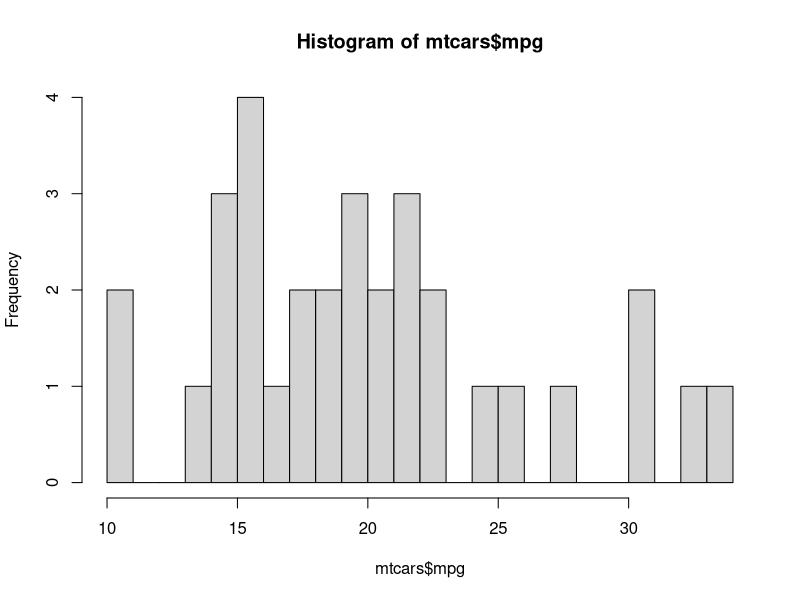
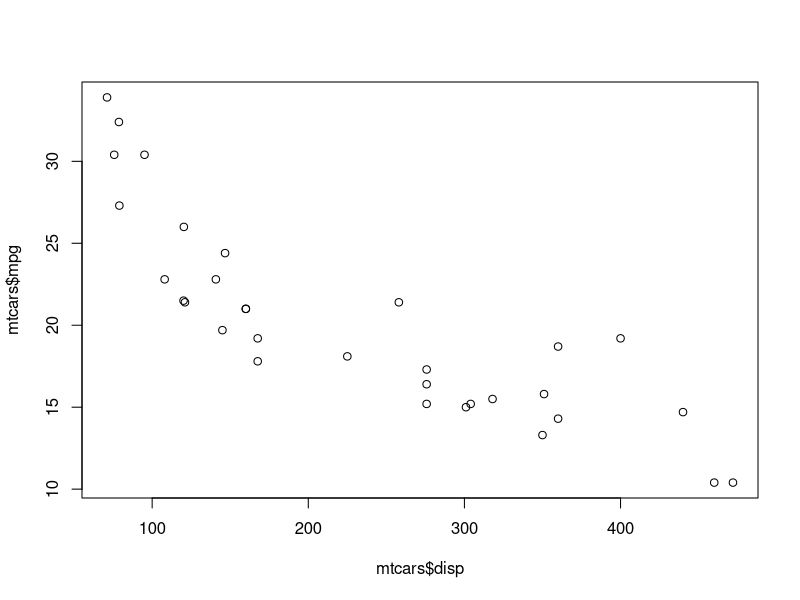
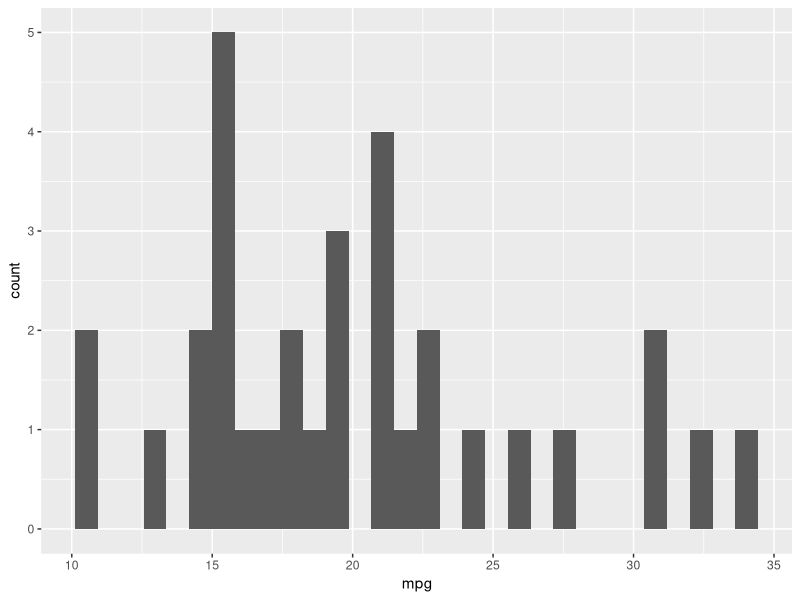
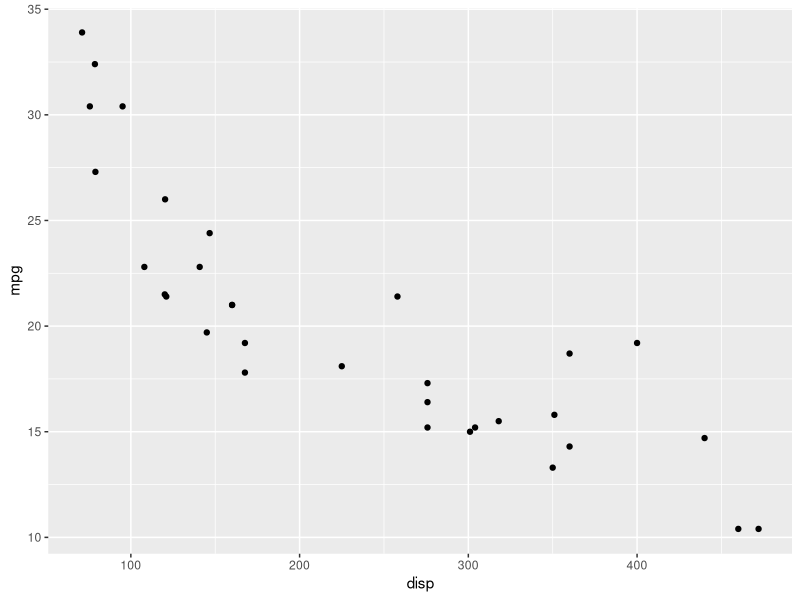

Write the R code that produced these figures, in order.
## ---- chunk 1
knitr::opts_chunk$set(echo = TRUE)
## ---- chunk 2
(number <- 5)
(name <- 'Ahmedushka')
(log <- TRUE)
(na <- NA)
(nan <- NaN)
## ---- chunk 3
class(number)
class(name)
class(log)
class(na)
class(nan)
## ---- chunk 4
n <- "10"
class(n)
## ---- chunk 5
n <- as.numeric(n)
class(n)
## ---- chunk 6
(x <- 1:5)
(y <- as.character(x))
(class(x))
(class(y))
## ---- chunk 7
year1 <- c('Dec', 'Jan', 'Apr', 'Mar')
## ---- chunk 8
sort(year1)
## ---- chunk 9
year2 <- c('Dec', 'Jam', 'Apr', 'Mar')
## ---- chunk 10
months <- c('Jan', 'Feb', 'Mar', 'Apr', 'May', 'Jun', 'Jul', 'Aug', 'Sep', 'Oct', 'Nov', 'Dec') 
year1_2 <- factor(year1, levels = months)
year2_2 <- factor(year2, levels = months)
class(year1_2)
## ---- chunk 11
sort(year1_2)
## ---- chunk 12
(date <- Sys.Date())
(time <- Sys.time())
(class(date))
(class(time))
## ---- chunk 13
# install.packages('lubridate')
library('lubridate')
## ---- chunk 14
(mdy("January 18 2005"))
(ymd('01/02/03'))
(d <- dmy(10092018))
(class(d))
## ---- chunk 15
x <- c("09-01-01", "09-01-02", "09-01-03")
ymd(x)
## ---- chunk 16
df <- data.frame('Name' = c('Jack', 'Emma', 'Henry', 'Aria'),
                   'Age' = c(19, 21, 18, 20),
                   'Gender' = c('M', 'F', 'M', 'F'),
                   'Birthday' = c('10 May 2000', '22 February 1998', 
                                  '3 September 2001', '26 June 1999'),
                   'Homework grade' = c('A', 'B+', 'C-', 'D'),
                   stringsAsFactors = FALSE)
print(df)
## ---- chunk 17
class(df)
## ---- chunk 18
(nrow(df)) # количество наблюдений
(ncol(df)) # количество переменных
## ---- chunk 19
dim(df)
## ---- chunk 20
str(df)
## ---- chunk 21
df$Age # массив, состоящий из значений возраста
## ---- chunk 22
df$Gender <- factor(df$Gender)
df$Birthday <- dmy(df$Birthday)
df$Homework.grade <- factor(df$Homework.grade, 
                              levels = c('A', 'A-', 'B+', 'B', 'B-', 'C+', 'C',
                                         'C-', 'D+', 'D', 'E', 'F'))
## ---- chunk 23
str(df)
## ---- chunk 24
data(mtcars)
## ---- chunk 25
str(mtcars)
## ---- chunk 26
head(mtcars)
tail(mtcars, n = 3)
## ---- chunk 27
mtcars[1, 2]
mtcars[1, ]
mtcars[, 3]
## ---- chunk 28
mtcars[1:3,2:4]
## ---- chunk 29
names(mtcars)
## ---- chunk 30
mtcars[1:3,"disp"]
## ---- chunk 31
mtcars$wt
## ---- chunk 32
summary(mtcars)
## ---- chunk 33
table(mtcars$cyl)
## ---- chunk 34
table(mtcars$cyl)/sum(table(mtcars$cyl))
## ---- chunk 35
# install.packages('psych')
library(psych)
## ---- chunk 36
describe(mtcars)
## ---- chunk 37
describeBy(mtcars, group = mtcars$cyl)
## ---- chunk 38
# install.packages('tibble')
library('tibble')
## ---- chunk 39
df <- tibble(
        x = 1:5,
        y = 1,
        c = 'a', 
        z = x^2 + y,
        `:)` = 10,
        ` ` = NA
      )
df
## ---- chunk 40
df1 <- tribble(
        ~x, ~y, ~z,
        #--|--|---
        "a", 2, 3.6,
        "b", 1, 8.5
       )
df1
## ---- chunk 41
as_tibble(mtcars)
as.data.frame(df)
## ---- chunk 42
glimpse(df)
## ---- chunk 43
hist(mtcars$mpg, breaks = 30)
## ---- chunk 44
plot(mtcars$disp, mtcars$mpg)
## ---- chunk 45
# install.packages('ggplot2')
library('ggplot2')
## ---- chunk 46
ggplot(mtcars, aes(x = mpg)) +
  geom_histogram() 
## ---- chunk 47
ggplot(mtcars, aes(x = disp, y = mpg)) +
  geom_point() 
## ---- chunk 48
x <- list(1, 2, 3)
x
## ---- chunk 49
str(x)
## ---- chunk 50
x <- list(a = 1, b = 2, c = 3)
str(x)
## ---- chunk 51
y <- list('a', TRUE, 42.24)
str(y)
## ---- chunk 52
z <- list(1:10, matrix(0, 3,3))
z
## ---- chunk 53
k <- list(list(1, 2), list(3, 4), list(5, 6))
k
str(k)
## ---- chunk 54
a <- list(a = 1:3, b = 'Hello', c = pi, d = list(-1, -5))
a
## ---- chunk 55
str(a[1:2])
str(a[4])
## ---- chunk 56
print(a[[1]])
print(a[[2]])
print(a[['c']])
## ---- chunk 57
print(a$b)
## ---- chunk 58
a[[1]] <- c(a[[1]], 4)
a[[1]][4]
## ---- chunk 59
l <- list(c("a", "b", "c"))
l
unlist(l)
